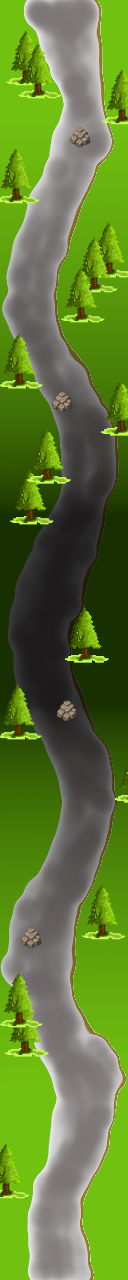
#> input picture artwork/track-128px.png, 128 x 1280 px, found by its file name
$ python decimate-img.py
#> lines starting #> are read from the running program, lines starting #| are printed output that depends on the picture
#!/usr/bin/python3

# accept a long image and slice it into frames, in one pixle increments

from PIL import Image

# open the image
im = Image.open("track-128px.png")
#> im is the input picture: PIL image 128x1280 RGBA; mean R, G, B, A 96.9, 124.9, 53.6, 255
print("Opened image")

# get the image dimensions
x,y = im.size
#> x = 128; y = 1280
print("Image size : WxH: ", x, " ", y)
#| Image size : WxH:  128   1280

# assume 128x128
# remember images are 0,0 in upper left and we're starting from the bottom

# start at bottom, go until height is same as width
for i in range(y-1, x-1, -1):
    print("Step: ", i-x)
    # left, upper, right, lower
    bbox = (0, i-x, 128, i)
    print("BBox: ", bbox)
    crop_img = im.crop(bbox)
    filename = "racer-track-{:04d}.png".format(i-128)
    print(filename)
    crop_img.save(filename)
#> this loop made 1152 passes
#> pass 1, `crop_img = im.crop(bbox)`:
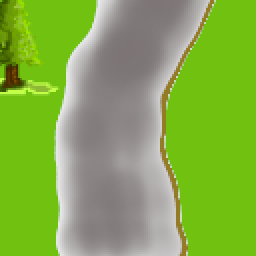
#> crop_img: PIL image 128x128 RGBA (shown 2 times larger); mean R, G, B, A 133.3, 172.8, 76.2, 255
#> pass 2, `crop_img = im.crop(bbox)`:
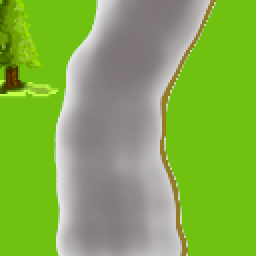
#> crop_img: PIL image 128x128 RGBA (shown 2 times larger); mean R, G, B, A 133.1, 172.6, 76.1, 255
#> pass 3, `crop_img = im.crop(bbox)`:
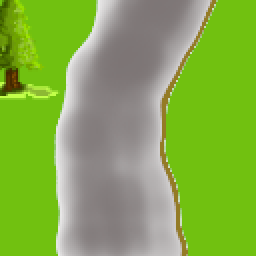
#> crop_img: PIL image 128x128 RGBA (shown 2 times larger); mean R, G, B, A 133, 172.5, 75.9, 255
#> after the loop:
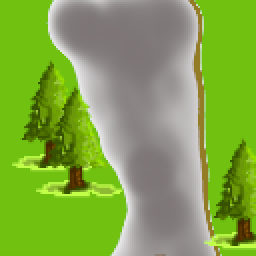
#> crop_img: PIL image 128x128 RGBA (shown 2 times larger); mean R, G, B, A 130.8, 166.5, 73.9, 255
